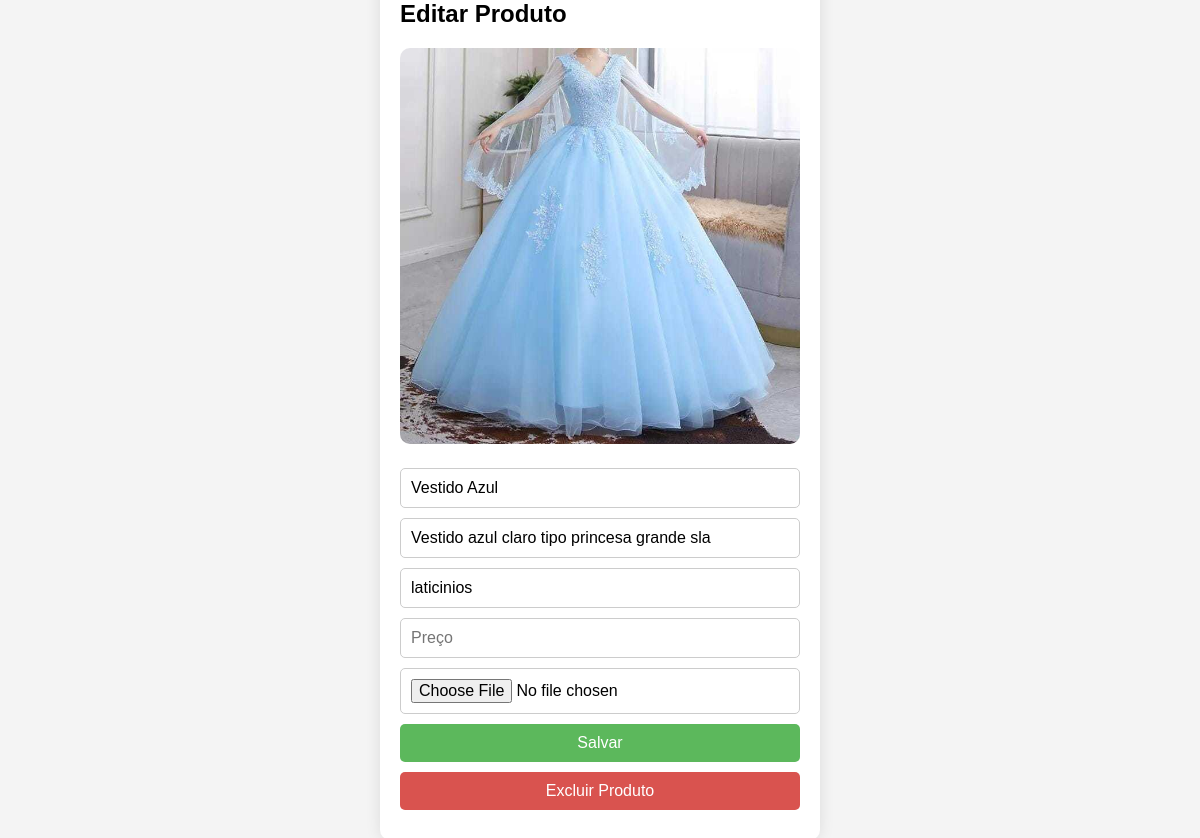
The page /editar-produto/1/ (signed in) on the database its author committed.
### api/models.py (models this page shows)
class Produto(models.Model):
    user = models.ForeignKey(User, verbose_name=_("Usuário"), on_delete=models.CASCADE)
    nome = models.CharField(max_length=100, null=False)
    tipo = models.CharField(max_length=50, null=False)
    descricao = models.TextField(null=False)
    valor = models.DecimalField(null=False, max_digits=7, decimal_places=2)
    imagem = models.ImageField(null=False,upload_to ='produtos/')

### site_administrativo/views.py (the view, shortened to what this page needs)
# urls.py: path('editar-produto/<int:id>/', editarProduto, name='editarProduto'),
@login_required
def editarProduto(request, id):
    produto = get_object_or_404(Produto, id=id)
    context = {
        'produto': produto
    }
    return render(request, 'editarProduto.html', context)

### site_administrativo/templates/editarProduto.html (shortened to what this page needs)
<!DOCTYPE html>
<html lang="en">
<head>
</head>
<body>
    <div class="cadastro">
        <h2>Editar Produto</h2>
        <div class="produto-imagem">
            {% if produto.imagem %}
                <img src="{{ produto.imagem.url }}" alt="{{ produto.nome }}">
            {% else %}
                <p>Este produto não possui imagem.</p>
            {% endif %}
        </div>
        <form action="" method="POST" enctype="multipart/form-data">
            <input type="text" name="nome" id="nome" placeholder="Nome" value="{{ produto.nome }}" required>
            <input type="text" name="descricao" id="descricao" placeholder="Descrição" value="{{ produto.descricao }}" required>
            <input type="text" name="tipo" id="tipo" placeholder="Tipo" value="{{ produto.tipo }}" required>
            <input type="number" name="preco" id="preco" placeholder="Preço" value="{{ produto.valor }}" required>
            <input type="file" name="image" id="image">
            <button type="submit">Salvar</button>
        </form>
        <form action="{% url 'excluir_produto' produto.id %}" method="POST">
            <button type="submit" class="delete-button">Excluir Produto</button>
        </form>
    </div>
</body>
</html>

### site_administrativo/templates/editarProduto.html (style rules this page uses)
body { font-family: Arial, sans-serif; background-color: #f4f4f4; display: flex; justify-content: center; align-items: center; height: 100vh; margin: 0; }
.cadastro { background-color: white; padding: 20px; border-radius: 10px; box-shadow: 0px 0px 15px rgba(0, 0, 0, 0.1); max-width: 400px; width: 100%; }
form { display: flex; flex-direction: column; }
form input, form button { padding: 10px; margin-bottom: 10px; border: 1px solid #ccc; border-radius: 5px; font-size: 1em; }
form button { background-color: #5cb85c; color: white; border: none; cursor: pointer; }
.delete-button { background-color: #d9534f; }
.produto-imagem { text-align: center; margin-bottom: 20px; }
.produto-imagem img { max-width: 100%; height: auto; border-radius: 10px; }

### rows shown on the page
Produto: imagem (picture), nome "Vestido Azul", descricao "Vestido azul claro tipo princesa grande sla", tipo "laticinios"
